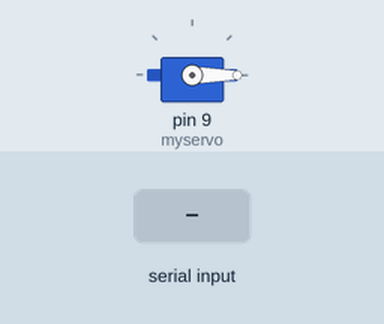
Simulated run of this sketch. Board: Arduino Uno, built with avr-gcc and run on an emulated ATmega328P. On the bench: servo. Inputs (shaded band) come from the test bench.

Above: at 1.2 s.
1.3 s: "P" received over Serial
At 1.8 s:
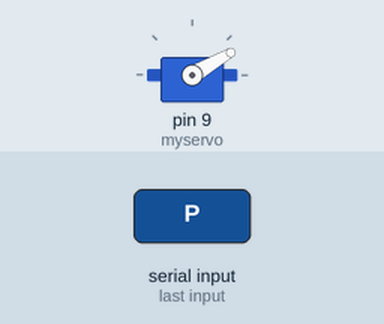
2.8 s: "O" received over Serial
At 4.2 s:
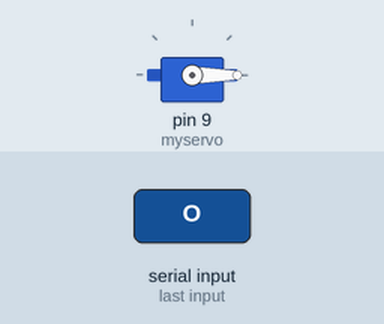
Timing chart, 0 to 5.8 s (numbered marks = the images above; inputs shaded):
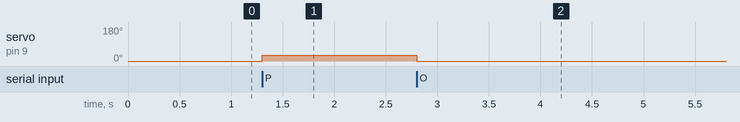

Measured:
- after the input at 1.3 s, servo on pin 9 (myservo): 0° → 30° at once
- after the input at 2.8 s, servo on pin 9 (myservo): 30° → 0° at once

The sketch:

servo.ino
```cpp
#include <Servo.h>

Servo myservo;

char op;

void setup() {
  Serial.begin(9600);
  myservo.attach(9);
  myservo.write(0);
}

void loop() {
  if (Serial.available() > 0) {
    op = Serial.read();
    if(op == 'P') {
      myservo.write(30);
    } else if (op == 'O') {
      myservo.write(0);
    }
  }
}
```
